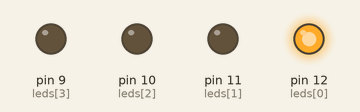
Simulated run of this sketch. Board: Arduino Uno, built with avr-gcc and run on an emulated ATmega328P. Parts: output pins drawn as LEDs (lit = HIGH).

Above: at 0.1 s.
At 4.0 s:
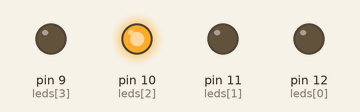
At 9.3 s:
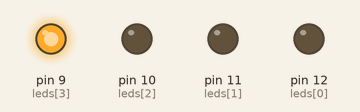
At 18.5 s:
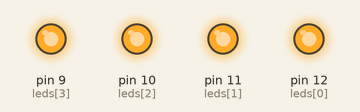
At 27.7 s:
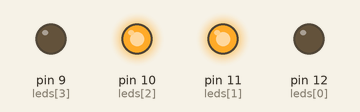
At 38.3 s:
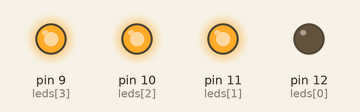
Timing chart, 0 to 40.0 s (numbered marks = the images above):
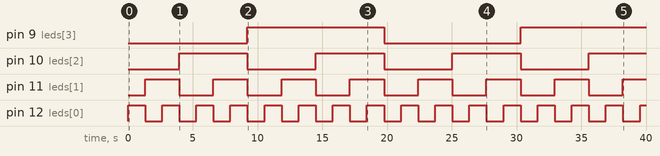

The sketch:

bin_count.ino
```cpp
/*
 * Rough and ugly binary counter implementation
 * on Arduino Duemilanove, using four leds.
 * This isn't really C/C++.
 * The counting follows the following pattern:
 * 1,2,1,3,1,2,1,4,1,2,1,3,1,2,1 + all off.
 */

int leds[] = { 12, 11, 10, 9 };
int pinCount = 4;
int hs = 1318; // ~1318ms=1hexsecond

// Initialisation of leds.
void setup() {
    for (int cPin = 0; cPin < pinCount; ++cPin) {
        pinMode(leds[cPin], OUTPUT);
    }
}

void ld01() {
    digitalWrite(leds[0], HIGH);
    delay(hs);
    digitalWrite(leds[0], LOW);
    digitalWrite(leds[1], HIGH);
    delay(hs);
    digitalWrite(leds[0], HIGH);
    delay(hs);
}

void ld2() {
    digitalWrite(leds[0], LOW);
    digitalWrite(leds[1], LOW);
    digitalWrite(leds[2], HIGH);
    delay(hs);
}

void ld3() {
    for (int cPin = 0; cPin < 3; ++cPin) {
        digitalWrite(leds[cPin], LOW);
    }
    digitalWrite(leds[3], HIGH);
    delay(hs);
}

void endf() {
    for (int cPin = 0; cPin < pinCount; ++cPin) {
        digitalWrite(leds[cPin], LOW);
    }
    delay(hs);
}

// Unnecessary function to make the mainloop cleaner.
void cleaner(int a) {
    ld01();
    switch ( a ) {
        case 2:
            ld2();
            break;
        case 3:
            ld3();
            break;
        case 4:
            endf();
            break;
    }
}

void loop() {
    cleaner(2);
    cleaner(3);
    cleaner(2);
    cleaner(4);
}
```

Measured:
- by itself, pin 9 (leds[3]): LOW → HIGH at 9.2 s, → LOW 10.5 s later, → HIGH 10.5 s later
- by itself, pin 10 (leds[2]): alternates HIGH for 5.3 s and LOW for 5.3 s
- by itself, pin 11 (leds[1]): alternates HIGH for 2.6 s and LOW for 2.6 s
- by itself, pin 12 (leds[0]): alternates HIGH for 1.3 s and LOW for 1.3 s
